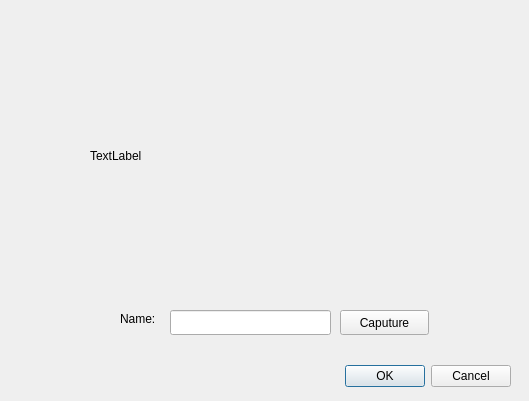
<?xml version="1.0" encoding="UTF-8"?>
<ui version="4.0">
 <class>FaceCapture</class>
 <widget class="QDialog" name="FaceCapture">
  <property name="geometry">
   <rect>
    <x>0</x>
    <y>0</y>
    <width>529</width>
    <height>401</height>
   </rect>
  </property>
  <property name="windowTitle">
   <string>Capture</string>
  </property>
  <widget class="QDialogButtonBox" name="buttonBox">
   <property name="geometry">
    <rect>
     <x>10</x>
     <y>360</y>
     <width>501</width>
     <height>32</height>
    </rect>
   </property>
   <property name="orientation">
    <enum>Qt::Horizontal</enum>
   </property>
   <property name="standardButtons">
    <set>QDialogButtonBox::Cancel|QDialogButtonBox::Ok</set>
   </property>
  </widget>
  <widget class="QLabel" name="capture_label">
   <property name="geometry">
    <rect>
     <x>90</x>
     <y>40</y>
     <width>351</width>
     <height>231</height>
    </rect>
   </property>
   <property name="text">
    <string>TextLabel</string>
   </property>
  </widget>
  <widget class="QPushButton" name="capture_button">
   <property name="geometry">
    <rect>
     <x>340</x>
     <y>310</y>
     <width>89</width>
     <height>25</height>
    </rect>
   </property>
   <property name="text">
    <string>Caputure</string>
   </property>
  </widget>
  <widget class="QLineEdit" name="name_line_edit">
   <property name="geometry">
    <rect>
     <x>170</x>
     <y>310</y>
     <width>161</width>
     <height>25</height>
    </rect>
   </property>
  </widget>
  <widget class="QLabel" name="label">
   <property name="geometry">
    <rect>
     <x>120</x>
     <y>310</y>
     <width>67</width>
     <height>17</height>
    </rect>
   </property>
   <property name="text">
    <string>Name:</string>
   </property>
  </widget>
 </widget>
 <resources/>
 <connections>
  <connection>
   <sender>buttonBox</sender>
   <signal>accepted()</signal>
   <receiver>FaceCapture</receiver>
   <slot>accept()</slot>
   <hints>
    <hint type="sourcelabel">
     <x>248</x>
     <y>254</y>
    </hint>
    <hint type="destinationlabel">
     <x>157</x>
     <y>274</y>
    </hint>
   </hints>
  </connection>
  <connection>
   <sender>buttonBox</sender>
   <signal>rejected()</signal>
   <receiver>FaceCapture</receiver>
   <slot>reject()</slot>
   <hints>
    <hint type="sourcelabel">
     <x>316</x>
     <y>260</y>
    </hint>
    <hint type="destinationlabel">
     <x>286</x>
     <y>274</y>
    </hint>
   </hints>
  </connection>
 </connections>
</ui>
